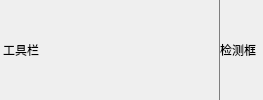
           <widget class="QFrame" name="main_top">
            <property name="styleSheet">
             <string notr="true">QFrame#main_top{
	border-top:1px solid #7e7e7e;
	border-bottom:1px solid #7e7e7e;
}</string>
            </property>
            <layout class="QHBoxLayout" name="maintop_2" stretch="25,100">
             <property name="spacing">
              <number>0</number>
             </property>
             <property name="leftMargin">
              <number>0</number>
             </property>
             <property name="topMargin">
              <number>0</number>
             </property>
             <property name="rightMargin">
              <number>0</number>
             </property>
             <property name="bottomMargin">
              <number>0</number>
             </property>
             <item>
              <layout class="QHBoxLayout" name="left">
               <property name="spacing">
                <number>0</number>
               </property>
               <property name="leftMargin">
                <number>0</number>
               </property>
               <property name="topMargin">
                <number>0</number>
               </property>
               <property name="rightMargin">
                <number>0</number>
               </property>
               <property name="bottomMargin">
                <number>0</number>
               </property>
               <item>
                <widget class="QLabel" name="toolbar">
                 <property name="minimumSize">
                  <size>
                   <width>220</width>
                   <height>0</height>
                  </size>
                 </property>
                 <property name="maximumSize">
                  <size>
                   <width>220</width>
                   <height>16777215</height>
                  </size>
                 </property>
                 <property name="styleSheet">
                  <string notr="true">QLabel#toolbar{
	font: 500 18pt &quot;蝉羽真颜金戈&quot;;
	border-right: 1px solid #7e7e7e;
	border-top: 0px solid rgba(200, 200, 200,100);
	border-left: 0px solid rgba(200, 200, 200,100);
}</string>
                 </property>
                 <property name="text">
                  <string>工具栏</string>
                 </property>
                </widget>
               </item>
              </layout>
             </item>
             <item>
              <layout class="QHBoxLayout" name="right">
               <property name="spacing">
                <number>0</number>
               </property>
               <property name="leftMargin">
                <number>0</number>
               </property>
               <property name="topMargin">
                <number>0</number>
               </property>
               <property name="rightMargin">
                <number>0</number>
               </property>
               <property name="bottomMargin">
                <number>0</number>
               </property>
               <item>
                <widget class="QLabel" name="viewbar">
                 <property name="styleSheet">
                  <string notr="true">QLabel#viewbar{
	font: 500 18pt &quot;蝉羽真颜金戈&quot;;
	border:none;
}</string>
                 </property>
                 <property name="text">
                  <string>检测框</string>
                 </property>
                </widget>
               </item>
               <item>
                <widget class="QLabel" name="fps_label">
                 <property name="maximumSize">
                  <size>
                   <width>100</width>
                   <height>16777215</height>
                  </size>
                 </property>
                 <property name="text">
                  <string/>
                 </property>
                </widget>
               </item>
              </layout>
             </item>
            </layout>
           </widget>
